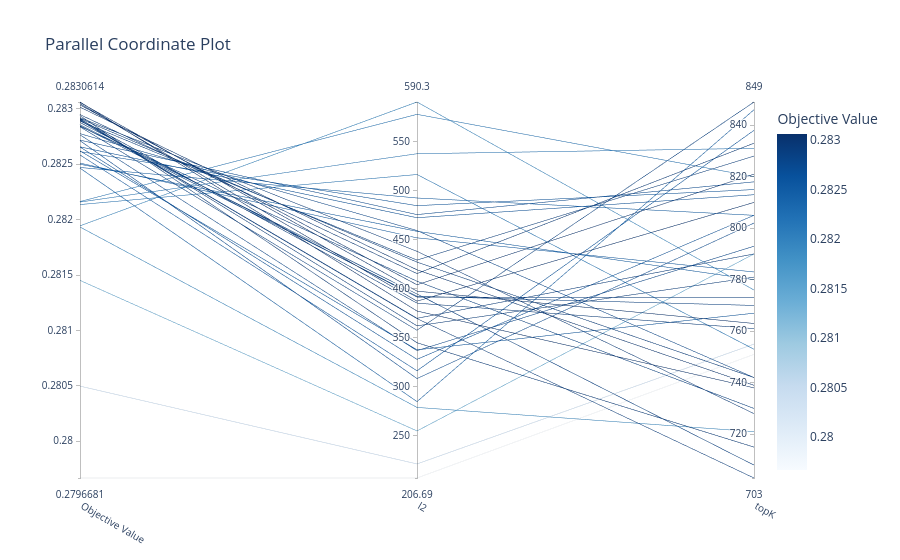

The cell this chart's notebook holds for it:
### Code cell
optuna.visualization.plot_parallel_coordinate(optuna_study)
